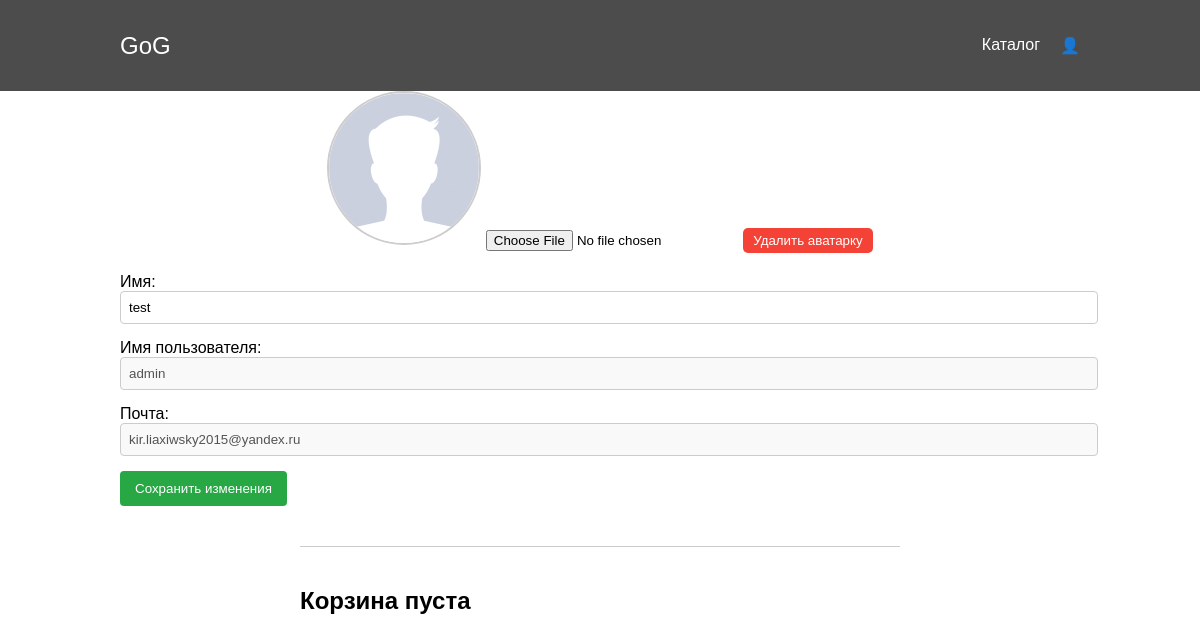
Before: /users/profile/ (signed in) with the older database file.
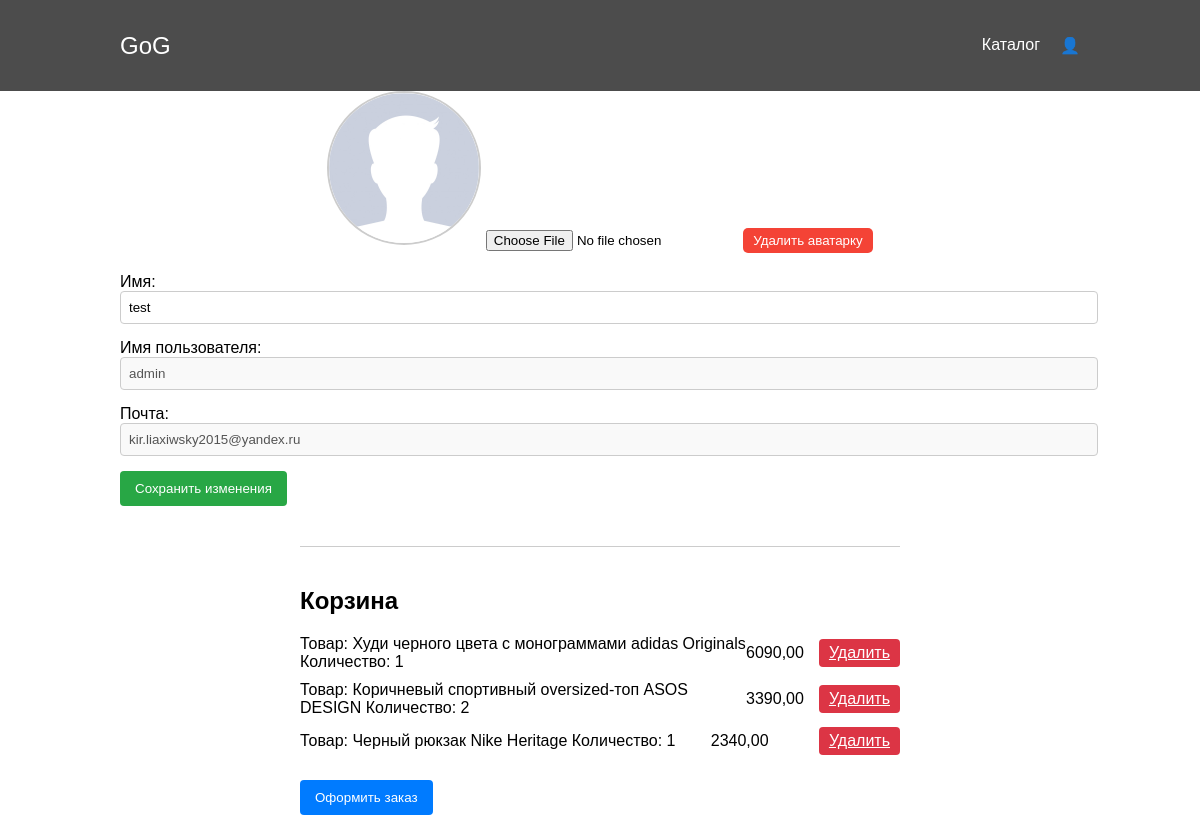
After: the same page with the newer database file.
### apps/users/models.py (models this page shows)
class User(AbstractUser):
    image = models.ImageField(upload_to="images/", null=True, blank=True)
    is_verified_email = models.BooleanField(default=False)
    class Meta:
        constraints = [
            models.UniqueConstraint(fields=['email'], name='unique_email_constraint')
        ]

### apps/products/models.py (models this page shows, shortened)
class Basket(models.Model):
    user = models.ForeignKey(User, on_delete=models.CASCADE)
    product = models.ForeignKey(Product, on_delete=models.CASCADE)
    quantity = models.PositiveIntegerField(default=0)
    created_timestamp = models.DateTimeField(auto_now_add=True)

class Product(models.Model):
    name = models.CharField(max_length=128)
    description = models.TextField(null=True, blank=True)
    price = models.DecimalField(max_digits=7, decimal_places=2)
    quantity = models.PositiveIntegerField(default=0)
    image = models.ImageField(upload_to="products_images")
    category = models.ForeignKey(ProductCategory, related_name='products', on_delete=models.CASCADE)
    def __str__(self):
        return self.name
    class Meta:
        verbose_name = 'Product'
        verbose_name_plural = 'Products'

### apps/users/views.py (the view)
# urls.py: path('profile/', profile, name='profile'),
def profile(request):
    user = request.user
    context = {
        'title': 'Профиль',
        'baskets': Basket.objects.filter(user=user),
    }
    if request.method == 'POST':
        form = UserProfileForm(request.POST, request.FILES, instance=user)
        if 'remove_avatar' in request.POST:
            user.image.delete()
        if form.is_valid():
            form.save()
            return redirect('users:profile')
    else:
        form = UserProfileForm(instance=user)
    context['form'] = form
    return render(request, 'users/profile.html', context)

### apps/users/forms.py
class UserProfileForm(UserChangeForm):
    first_name = forms.CharField(widget=forms.TextInput())
    image = forms.ImageField(widget=forms.FileInput(), required=False)
    class Meta:
        model = User
        fields = ['first_name', 'image']

### templates/users/profile.html (shortened to what this page needs)
{% extends 'base.html' %}
{% load static %}
{% block css %}
    <link rel="stylesheet" href="{% static 'css/users/profile.css' %}">
{% endblock %}
{% block content %}
    <form action="{% url 'users:profile' %}" method="post" class="form" enctype="multipart/form-data">
        <div class="profile-container">
            <div class="avatar-section">
                <img src="{% if user.image %} {{ user.image.url }} {% else %} {% static 'img/default_avatar.jpg' %} {% endif %}"
                     alt="Avatar" class="avatar" id="avatar-image">
                <input type="file" name="image" id="image" class="upload-avatar" accept="image/*">
                <button type="submit" name="remove_avatar" value="true" class="remove-avatar">Удалить аватарку</button>
            </div>
            <div class="user-info">
                <div class="info-item">
                    <label for="first_name">Имя:</label>
                    <input type="text" id="first_name" name="first_name" value="{{ form.first_name.value|default:'' }}"
                           class="editable"/>
                </div>
                <div class="info-item">
                    <label for="username">Имя пользователя:</label>
                    <input type="text" id="username" value="{{ user.username }}" class="read-only" disabled/>
                </div>
                <div class="info-item">
                    <label for="email">Почта:</label>
                    <input type="email" id="email" value="{{ user.email }}" class="read-only" disabled/>
                </div>
                <button class="save-button" type="submit">Сохранить изменения</button>
            </div>
        </div>
    </form>
    <div class="cart-section">
        {% if baskets %}
            <h2>Корзина</h2>
            {% for basket in baskets %}
                <div class="cart-item">
                    <span>Товар: {{ basket.product }} Количество: {{ basket.quantity }}</span>
                    <span class="item-price">{{ basket.product.price }}</span>
                    <a href="{% url 'products:basket_remove' basket.id %}"
                        class="remove-button">Удалить</a>
                </div>
            {% endfor %}
            <button class="checkout-button">Оформить заказ</button>
        {% else %}
            <h2>Корзина пуста</h2>
        {% endif %}
    </div>
{% endblock %}

### templates/base.html (shortened to what this page needs)
<!DOCTYPE html>
<html lang="ru">
<head>
    {% block css %} {% endblock %}
</head>
<body>
<header>
    <div class="logo"><a href="{% url 'index' %}">GoG</a></div>
    <nav>
        <ul class="left">
            <li><a href="{% url 'products:index' %}">Каталог</a></li>
            {% if user.is_authenticated %}
                <li class="dropdown">
                    <a href="#" class="profile">👤</a>
                </li>
            {% else %}
                <li><a href="{% url 'users:login' %}">Войти</a></li>
            {% endif %}
        </ul>
    </nav>
</header>
{% block content %} {% endblock %}

### static/css/users/profile.css (style rules this page uses)
.profile-container { width: 80%; margin: auto; font-family: Arial, sans-serif; }
.avatar-section { text-align: center; margin-bottom: 20px; }
.avatar { width: 150px; height: 150px; border-radius: 50%; object-fit: cover; border: 2px solid #ccc; }
.upload-avatar { margin-top: 10px; }
.user-info { margin-bottom: 40px; }
.info-item { margin-bottom: 15px; }
.editable { width: 100%; padding: 8px; border: 1px solid #ccc; border-radius: 4px; }
.read-only { width: 100%; padding: 8px; border: 1px solid #ccc; border-radius: 4px; background-color: #f9f9f9; }
.save-button { padding: 10px 15px; background-color: #28a745; color: white; border: none; border-radius: 4px; cursor: pointer; }
.cart-section { margin: 0 auto !important; width: 50% !important; margin-top: 30px; border-top: 1px solid #ccc; padding-top: 20px; }
.cart-item { display: flex; justify-content: space-between; align-items: center; margin-bottom: 10px; }
.item-price { margin-right: 15px; }
.remove-button { padding: 5px 10px; background-color: #dc3545; color: white; border: none; border-radius: 4px; cursor: pointer; }
.checkout-button { margin-top: 15px; padding: 10px 15px; background-color: #007bff; color: white; border: none; border-radius: 4px; cursor: pointer; }
.logo a { margin-left: 100px; font-size: 24px; color: #ffffff; text-decoration: none; }
.left { margin-right: 100px; }
header { display: flex; justify-content: space-between; align-items: center; padding: 20px; background-color: rgba(0, 0, 0, 0.7); }
nav ul { list-style: none; display: flex; gap: 20px; }
nav ul li { position: relative; }
nav a { color: #fff; text-decoration: none; }
body { font-family: Arial, sans-serif; margin: 0; padding: 0; box-sizing: border-box; }
.remove-avatar { margin-top: 10px; padding: 5px 10px; background-color: #f44336; color: white; border: none; border-radius: 5px; cursor: pointer; }

Changed rows visible on the page:
added Basket: product "Худи черного цвета с монограммами adidas Originals", quantity "1", product.price "6090,00"
added Basket: product "Коричневый спортивный oversized-топ ASOS DESIGN", quantity "2", product.price "3390,00"
added Basket: product "Черный рюкзак Nike Heritage", quantity "1", product.price "2340,00"
Other visible differences:
text no longer shown: "Корзина пуста"
text now shown: "Корзина Оформить заказ"
